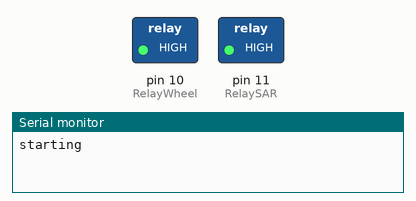
The sketch below on a simulated Arduino Uno, built with avr-gcc and run on an emulated ATmega328P. Parts: switched loads named in the sketch (green lamp = pin HIGH), the last lines printed to the serial monitor.

Above: at 0.1 s.
At 26.8 s:
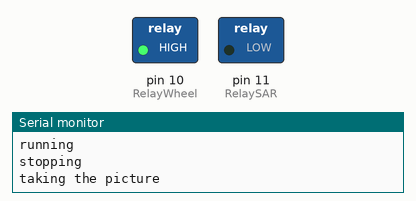
At 38.9 s:
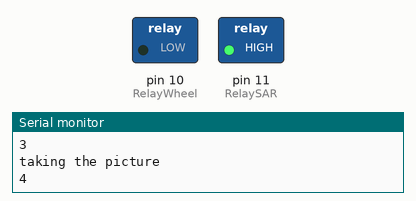
Timing chart, 0 to 40.0 s (numbered marks = the images above):
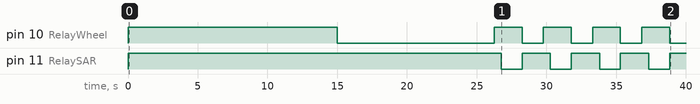

Measured:
- by itself, pin 10 (RelayWheel): goes HIGH 15.0 s, LOW 11.3 s, 3 × (HIGH 2.0 s, LOW 1.5 s), HIGH 2.0 s, then LOW
- by itself, pin 11 (RelaySAR): repeats every 3.5 s: LOW 1.5 s, HIGH 2.0 s

The sketch:

SAR_final_wetgrass.ino
```cpp
int RelaySAR = 11;
int count;
int RelayWheel = 10      ;
void setup() {
  // Set RelayPin as an output pin
  Serial.begin(9600);
  pinMode(RelayWheel, OUTPUT);
  pinMode(RelaySAR, OUTPUT);
  digitalWrite(RelayWheel, LOW);
  digitalWrite(RelaySAR, LOW);
}

void loop() {
  // Let's turn on the relay...
  digitalWrite(RelayWheel, HIGH);
  digitalWrite(RelaySAR, HIGH);
  Serial.println("starting");
  delay(15000);
  //Pausing to get everything out of the way
  digitalWrite(RelayWheel, LOW);
  Serial.println("running");
  delay(11250);
  //run for 11.25 seconds
  Serial.println("stopping");
  //digitalWrite(RelayPin, LOW);

  for (int i = 0; i <= 45; i++) {
    count = count + 1;
    digitalWrite(RelayWheel, HIGH);
    delay(500);
    //stabilizing
    digitalWrite(RelaySAR, LOW);
    Serial.println("taking the picture");
    delay(1500);
    //move car to next position
    digitalWrite(RelaySAR, HIGH);
    digitalWrite(RelayWheel, LOW);
    Serial.println(count);
    delay(1525);
  }

  digitalWrite(RelayWheel, LOW);
  digitalWrite(RelaySAR, HIGH);
  Serial.println("Going after the delay");
  delay(11000);
  digitalWrite(RelayWheel, HIGH);
}
```
